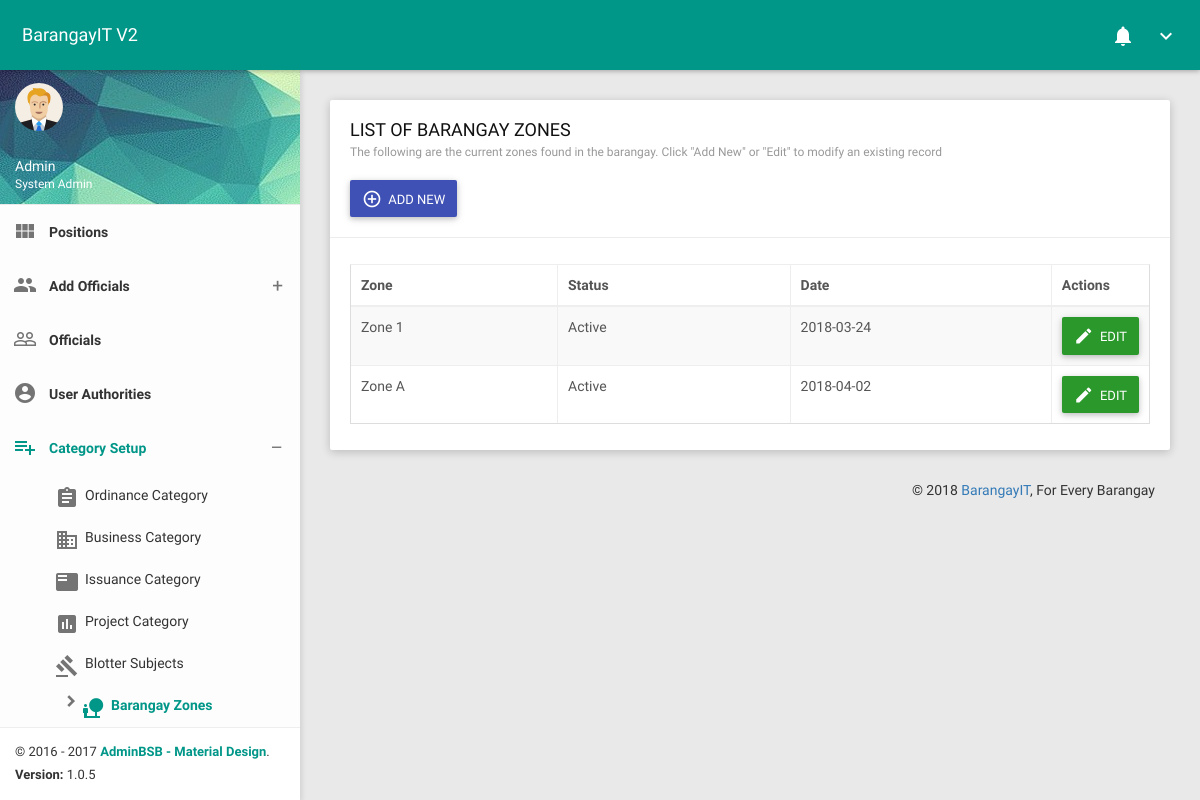
The app's page /AdBarangayZones.php with its own data.
### tables this page shows
CREATE TABLE IF NOT EXISTS `bitdb_r_barangayzone` (
  `ZoneID` int(11) NOT NULL AUTO_INCREMENT,
  `BarangayIdentity` int(11) NOT NULL,
  `Zone` varchar(100) NOT NULL,
  `ZoneStatus` bit(1) DEFAULT b'1',
  `ZoneDate` date NOT NULL,
  PRIMARY KEY (`ZoneID`),
  KEY `FK_ZoneBarangayIdentity` (`BarangayIdentity`)
);

### AdBarangayZones.php (the view, shortened to what this page needs)
<?php
    include('head.php');
    include('AdminNavbar.php');
?>
<section class="content">
    <div class="container-fluid">
        <div class="row clearfix">
            <div class="col-lg-12 col-md-12 col-sm-12 col-xs-12">
                <div class="card">
                    <div class="header">
                        <h2>
                            LIST OF BARANGAY ZONES
                            <small>The following are the current zones found in the barangay. Click "Add New" or "Edit" to modify an existing record</small>
                        </h2>
                        <br/>
                        <button type="button" class="btn bg-indigo waves-effect" data-toggle="modal" data-target="#addZoneSubModal">
                            <i class="material-icons">add_circle_outline</i>
                            <span>ADD NEW</span>
                        </button>
                    </div>
                    <div class="body">
                        <div class="table-responsive">
                            <table class="table table-bordered table-striped table-hover js-basic-example dataTable">
                                <thead>
                                    <tr>
                                        <th>Zone</th>
                                        <th>Status</th>
                                        <th>Date</th>
                                        <th style="width: 15px; ">Actions</th>
                                    </tr>
                                </thead>
                                <tbody>
                                   <?php
                                    include_once('dbconn.php');
                                    $ZoneSQL = "SELECT * FROM bitdb_r_barangayzone";
                                    $ZoneQuery = mysqli_query($bitMysqli,$ZoneSQL) or die(mysqli_error($bitMysqli));
                                    if (mysqli_num_rows($ZoneQuery) > 0)
                                    {
                                        while($row = mysqli_fetch_assoc($ZoneQuery))
                                                {
                                                    $ID = $row['ZoneID'];
                                                    $Identity = $row['BarangayIdentity'];
                                                    $Zone = $row['Zone'];
                                                    $Date = $row['ZoneDate'];
                                                    if($row['ZoneStatus'] == 1)
                                                    {
                                                        $Status = "Active";
                                                    }
                                                    else
                                                    {
                                                        $Status = "Inactive";
                                                    }
                                                    echo
                                                    '<tr>
                                                        <td class="hide">'.$ID.'</td>
                                                        <td class="hide">'.$Identity.'</td>
                                                        <td>'.$Zone.'</td>
                                                        <td>'.$Status.'</td>
                                                        <td>'.$Date.'</td>
                                                        <td>
                                                            <button type="button" class="btn btn-success waves-effect editZoneModal" data-toggle="modal" data-target="#editZoneSubModal">
                                                                <i class="material-icons">mode_edit</i>
                                                                <span>EDIT</span>
                                                            </button>
                                                        </td>
                                                    </tr>';
                                                }
                                    }
                                    ?>
                                </tbody>
                            </table>
                        </div>
                    </div>
                </div>
            </div>
        </div>
        <?php include('footer.php'); ?>

### records on screen
bitdb_r_barangayzone: Zone "Zone 1", ZoneStatus "Active", ZoneDate "2018-03-24"
bitdb_r_barangayzone: Zone "Zone A", ZoneStatus "Active", ZoneDate "2018-04-02"

### other values on screen
$WName "Admin"
$Pos "System Admin"
